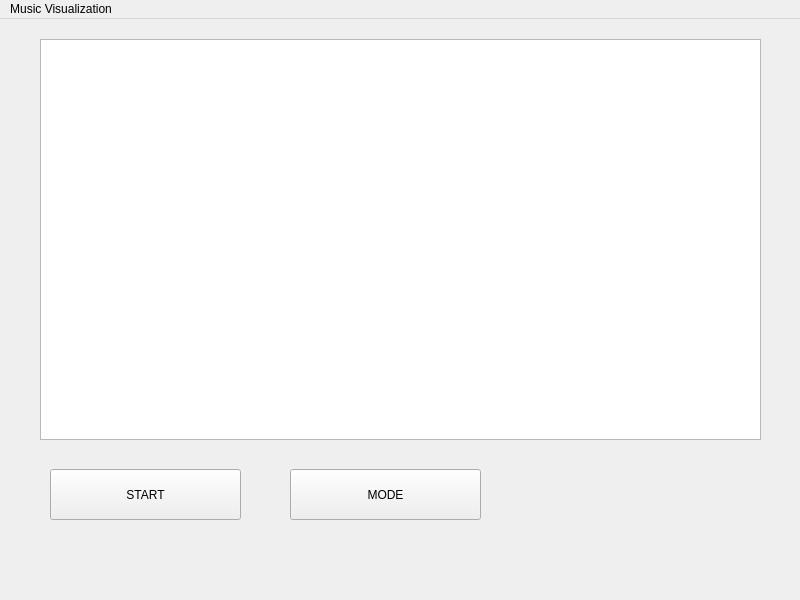
<?xml version="1.0" encoding="UTF-8"?>
<ui version="4.0">
 <class>MainWindow</class>
 <widget class="QMainWindow" name="MainWindow">
  <property name="geometry">
   <rect>
    <x>0</x>
    <y>0</y>
    <width>800</width>
    <height>600</height>
   </rect>
  </property>
  <property name="windowTitle">
   <string>MainWindow</string>
  </property>
  <widget class="QWidget" name="centralwidget">
   <widget class="QPushButton" name="modeButton">
    <property name="geometry">
     <rect>
      <x>290</x>
      <y>450</y>
      <width>191</width>
      <height>51</height>
     </rect>
    </property>
    <property name="text">
     <string>MODE</string>
    </property>
   </widget>
   <widget class="QPushButton" name="stopButton">
    <property name="geometry">
     <rect>
      <x>50</x>
      <y>450</y>
      <width>191</width>
      <height>51</height>
     </rect>
    </property>
    <property name="text">
     <string>START</string>
    </property>
   </widget>
   <widget class="QChartView" name="chartView">
    <property name="geometry">
     <rect>
      <x>40</x>
      <y>20</y>
      <width>721</width>
      <height>401</height>
     </rect>
    </property>
   </widget>
  </widget>
  <widget class="QMenuBar" name="menubar">
   <property name="geometry">
    <rect>
     <x>0</x>
     <y>0</y>
     <width>800</width>
     <height>26</height>
    </rect>
   </property>
   <widget class="QMenu" name="menuMusic">
    <property name="geometry">
     <rect>
      <x>342</x>
      <y>156</y>
      <width>137</width>
      <height>54</height>
     </rect>
    </property>
    <property name="title">
     <string>Music Visualization</string>
    </property>
   </widget>
   <addaction name="menuMusic"/>
  </widget>
 </widget>
 <customwidgets>
  <customwidget>
   <class>QChartView</class>
   <extends>QGraphicsView</extends>
   <header>qchartview.h</header>
  </customwidget>
 </customwidgets>
 <resources/>
 <connections/>
</ui>
